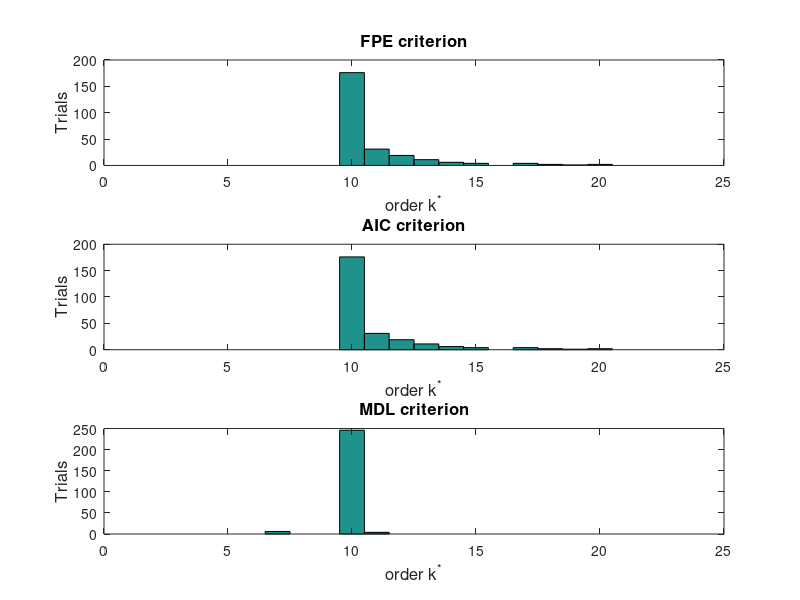

MATLAB code to generate this figure:
% L10: Order Selection
% SGN-21006 Advanced Signal Processing
close all

N  = 50000;
N1 = 1000;
N2= N-N1+1;
nK = 20;
nKs = 10; % NK star, to generate data with
NrOfTrials = 256;
FPE_order = zeros(NrOfTrials, 1);
AIC_order = zeros(NrOfTrials, 1);
MDL_order = zeros(NrOfTrials, 1);
FPE_val = zeros(1, nK);
AIC_val = zeros(1, nK);
MDL_val = zeros(1, nK);

% The AR model
omega = pi*[0.90 0.70 0.50 0.30 0.10];
rho   =    [0.75 0.95 0.85 0.80 0.90];
npairs = length(omega);
roots_ = zeros(2*npairs,1);
roots_(1:npairs) = rho.*exp(1i*omega);
roots_(npairs+1:end) = conj(roots_(1:npairs));
a_ar = poly(roots_);
wstar = -a_ar(2:(nKs+1))';

% Criteria for order estimation
for i=1:NrOfTrials
    % one realization of AR process
    e = randn(N,1);

    y = filter(1, a_ar, e);

    
    % order estimation
    for k = 1:nK
        
        A = zeros( N1, k );

        for ij = 1:k
            
            A(:,ij) = y((N2-ij):(N-ij));
            
        end
        
        d = y(N2:N);
        
        w = A\d;
        w1 = inv(A'*A)*(A'*d);
        
        hatd = A*w;
        
        err = d - hatd;
        
        FPE_val(k) = ( (N1+k)/(N1-k) )*var(err);
        AIC_val(k) = N1*log( var(err) ) + 2*k;
        MDL_val(k) = N1*log( var(err) ) + k*log(N1);
        
    end
    
    [~,FPE_order(i)] = min( FPE_val );
    [~,AIC_order(i)] = min( AIC_val );
    [~,MDL_order(i)] = min( MDL_val );
    
end

% Plot results
figure(1);
subplot(311)
hist(FPE_order,(1:nK));
title('FPE criterion','Fontsize',12);
xlabel('order k^*','Fontsize',12);
ylabel('Trials','Fontsize',12);

subplot(312)
hist(AIC_order,(1:nK));
title('AIC criterion','Fontsize',12);
xlabel('order k^*','Fontsize',12);
ylabel('Trials','Fontsize',12);

subplot(313)
hist(MDL_order,(1:nK));
title('MDL criterion','Fontsize',12);
xlabel('order k^*','Fontsize',12);
ylabel('Trials','Fontsize',12);

